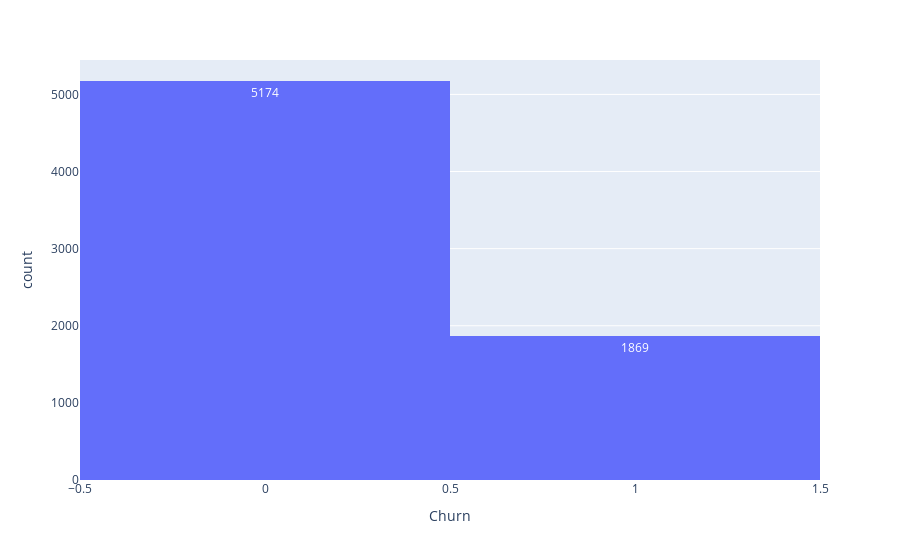

Notebook cell for this chart:
### Code cell
px.histogram(dados, x = 'Churn', text_auto = True)

### Figure 1 — Plotly figure (JSON) as saved in the notebook; plotly's stock layout.template omitted (floating-point values rounded to 4 significant figures; data arrays with more than 128 entries replaced by an {"elided": "..."} marker saying what was removed)
{"data": [{"bingroup": "x", "hovertemplate": "Churn=%{x}<br>count=%{y}<extra></extra>", "legendgroup": "", "marker": {"color": "#636efa", "pattern": {"shape": ""}}, "name": "", "orientation": "v", "showlegend": false, "texttemplate": "%{value}", "type": "histogram", "x": {"elided": "7043 int values"}, "xaxis": "x", "yaxis": "y"}], "layout": {"barmode": "relative", "legend": {"tracegroupgap": 0}, "margin": {"t": 60}, "xaxis": {"anchor": "y", "domain": [0, 1], "title": {"text": "Churn"}}, "yaxis": {"anchor": "x", "domain": [0, 1], "title": {"text": "count"}}}}
